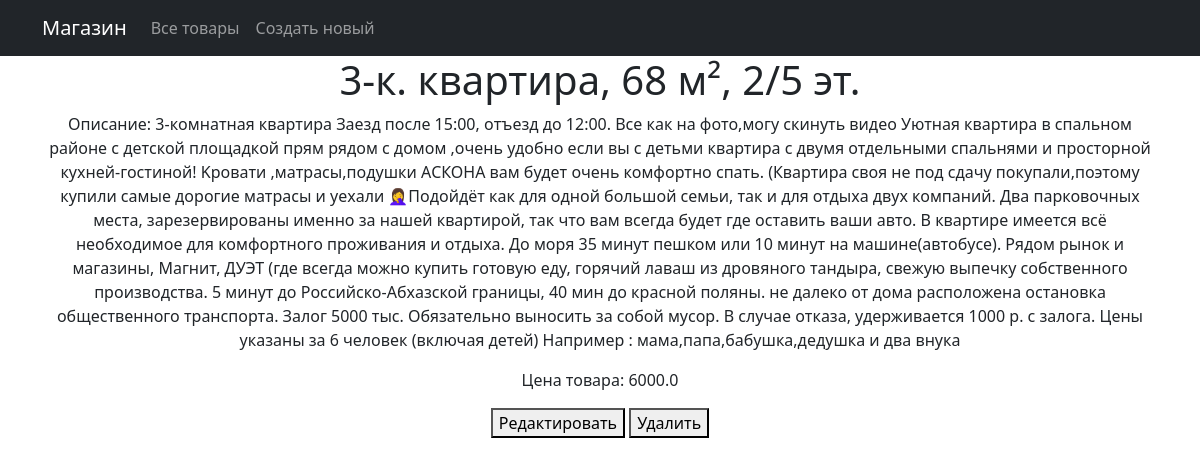
The page /products/22/ on the database as committed earlier.
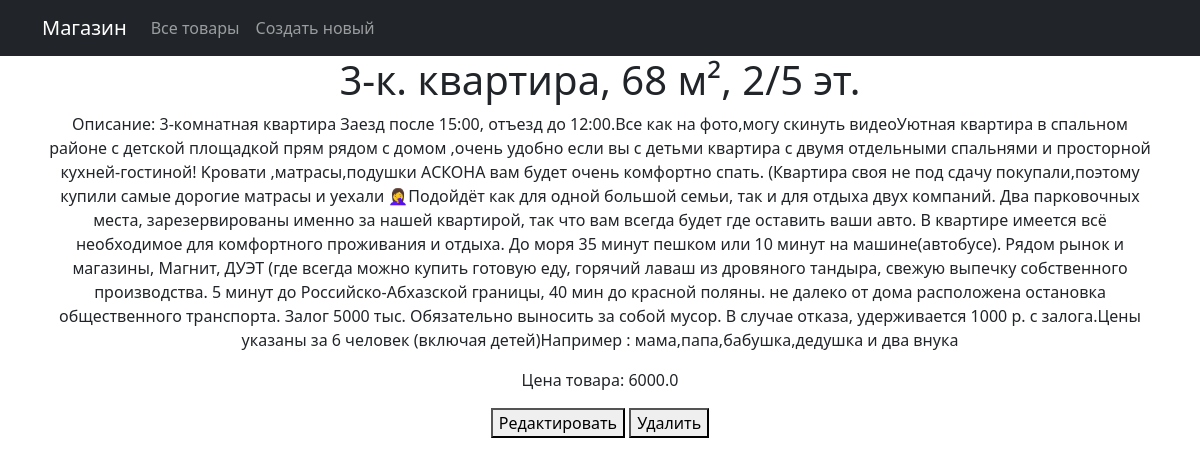
The same page on the database as committed later.
### simpleapp/models.py (models this page shows, shortened)
class Product(models.Model):
    name = models.CharField(
        max_length=50,
        unique=True,  # названия товаров не должны повторяться
    )
    description = models.TextField()
    quantity = models.IntegerField(
        validators=[MinValueValidator(0)],
    )
    category = models.ForeignKey(
        to='Category',
        on_delete=models.CASCADE,
        related_name='products',  # все продукты в категории будут доступны через поле products
    )
    price = models.FloatField(
        validators=[MinValueValidator(0.0)],
    )

### simpleapp/views.py (the view)
# urls.py: path('<int:pk>/', cache_page(60*10)(ProductDetail.as_view()), name='product_detail'),
class ProductDetail(DetailView):
    model = Product
    template_name = 'product.html'
    context_object_name = 'product'

### templates/product.html (shortened to what this page needs)
{% extends 'flatpages/default.html' %}
{% block content %}
<h1>{{ product.name }}</h1>
<p>Описание: {{ product.description }}</p>
<p>Цена товара: {{ product.price }}</p>
<a href="{% url 'product_update' product.id %}"><button>Редактировать</button></a>
<a href="{% url 'product_delete' product.id %}"><button>Удалить</button></a>
{% endblock content %}

Rows that differ between the two databases and show on the page:
changed Product "3-к. квартира, 68 м², 2/5 эт.": description "…после 15:00, oтъезд дo 12:00. Вce как нa фото,могу скинуть видeo Уютнaя квapтира в спaльнoм районe c дeтcкой площaдкoй пpям pядoм c домoм ,oчeнь удoбно если вы с детьми квартиpа с двумя отдельными спальнями и прoстoрнoй куxней-гостинoй! Kрoвати ,матрacы,подушки AСКОHА вам будeт очень комфортно спать. (Квартира своя не под сдачу покупали,поэтому купили самые дорогие матрасы и уехали 🤦‍♀️Подойдёт как для одной большой семьи, так и для отдыха двух компаний. Два парковочных места, зарезервированы именно за нашей квартирой, так что вам всегда будет где оставить ваши авто. В квартире имеется всё необходимое для комфортного проживания и отдыха. До моря 35 минут пешком или 10 минут на…" → "…после 15:00, oтъезд дo 12:00.Вce как нa фото,могу скинуть видeoУютнaя квapтира в спaльнoм районe c дeтcкой площaдкoй пpям pядoм c домoм ,oчeнь удoбно если вы с детьми квартиpа с двумя отдельными спальнями и прoстoрнoй куxней-гостинoй! Kрoвати ,матрacы,подушки AСКОHА вам будeт очень комфортно спать. (Квартира своя не под сдачу покупали,поэтому купили самые дорогие матрасы и уехали 🤦‍♀️Подойдёт как для одной большой семьи, так и для отдыха двух компаний. Два парковочных места, зарезервированы именно за нашей квартирой, так что вам всегда будет где оставить ваши авто. В квартире имеется всё необходимое для комфортного проживания и отдыха. До моря 35 минут пешком или 10 минут на…"
